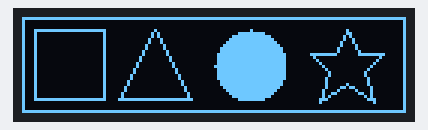
Recording of a program running on a simulated Raspberry Pi Pico running MicroPython. On the bench: 128×32 one-colour display. At 0.0 s the program stops and its outputs stay as they are.

Above: at 0.1 s.

The program:

oled_shapes.py
```python
from machine import Pin, I2C
from time import sleep
import ssd1306

# I2C 핀 설정 (Pico 기본 핀: GPIO 4, 5)
i2c = I2C(0, scl=Pin(5), sda=Pin(4))

# OLED 디스플레이 초기화 (128x32 해상도)
w = width = 128
h = height = 32
oled = ssd1306.SSD1306_I2C(width, height, i2c)

duration = 0.7

# 정사각형 크기와 위치 설정
m = margin = 4
ss = square_size = h - 2*m  # 한 변의 길이
x = m
y = m

# 화면 지우기
oled.fill(0)

oled.rect(0, 0, w, h, 1)

# 정사각형 그리기
oled.rect(x, y, ss, ss, 1)

# 삼각형의 세 꼭짓점 좌표
x1, y1 = 2*m + ss + ss // 2, m  # 상단 중앙
x2, y2 = x1 - ss//2 , h - m - 1   # 좌하단
x3, y3 = x2 + ss, y2  # 우하단

# 삼각형 선 그리기
oled.line(x1, y1, x2, y2, 1)  # 왼쪽 변
oled.line(x2, y2, x3, y3, 1)  # 밑변
oled.line(x3, y3, x1, y1, 1)  # 오른쪽 변

# 원 그리기
# 원 중심과 반지름 설정
radius = ss//2
cx = x3 + radius + 2*m
cy = h // 2

for y in range(-radius, radius):
    for x in range(-radius, radius):
        if x*x + y*y <= radius*radius:
            oled.pixel(cx + x, cy + y, 1)
        pass
    pass
pass

# 별 모양 그리기
# 별 중심과 크기 설정
size = star_size = ss//2
cx = star_cx = cx + radius + size + 2*m
cy = star_cy = h // 2

points = [
    (cx, cy - size),  # 위쪽 점
    (cx + size // 3, cy - size // 3),  # 오른쪽 위
    (cx + size, cy - size // 3),  # 오른쪽 끝
    (cx + size // 2, cy + size // 6),  # 오른쪽 아래
    (cx + size * 3 // 4, cy + size),  # 아래쪽 오른쪽
    (cx, cy + size // 2),  # 아래쪽 끝
    (cx - size * 3 // 4, cy + size),  # 아래쪽 왼쪽
    (cx - size // 2, cy + size // 6),  # 왼쪽 아래
    (cx - size, cy - size // 3),  # 왼쪽 끝
    (cx - size // 3, cy - size // 3),  # 왼쪽 위
]

# 점들을 연결하여 별 그리기
for i in range(len(points)):
    x1, y1 = points[i]
    x2, y2 = points[(i + 1) % len(points)]
    oled.line(x1, y1, x2, y2, 1)
pass

# 디스플레이에 출력
oled.show()
```
